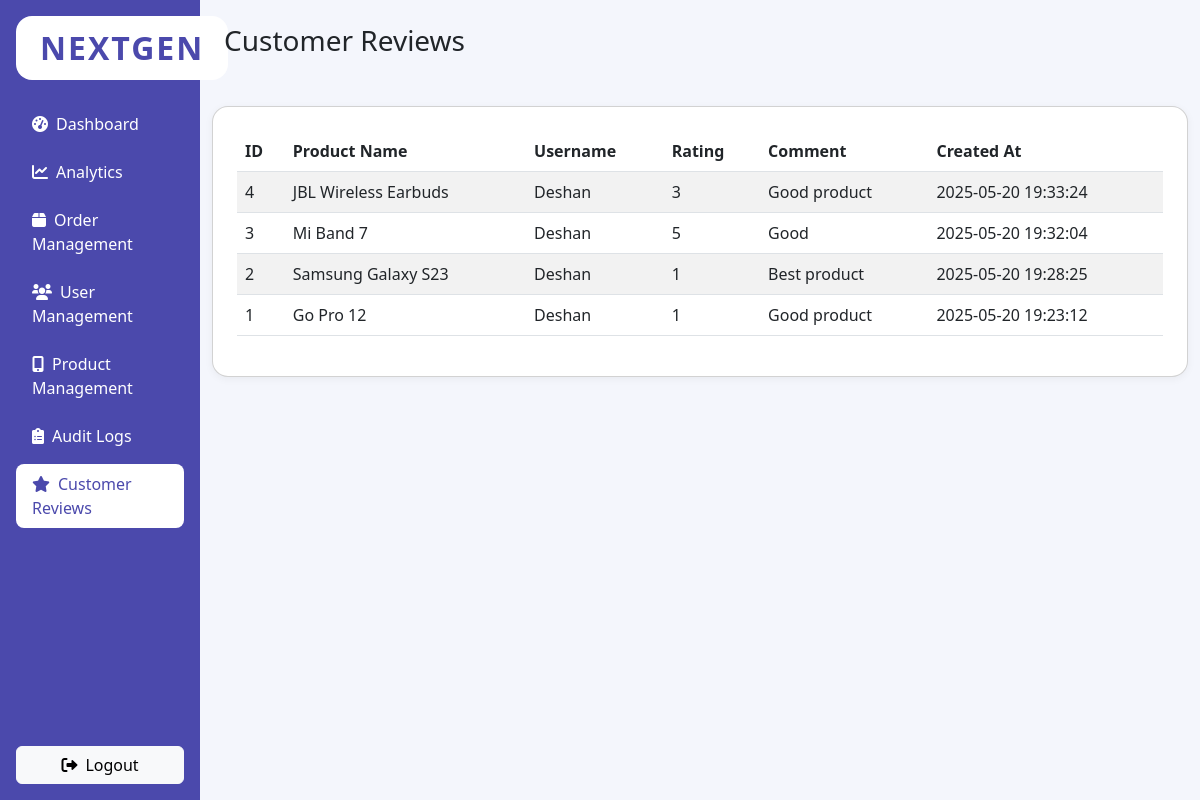
Screenshot of /admin_reviews.php (signed in) with the database file from the repository.
### tables this page shows
CREATE TABLE `reviews` (
  `id` int(11) NOT NULL,
  `product_id` int(11) NOT NULL,
  `user_id` int(11) NOT NULL,
  `rating` int(11) NOT NULL CHECK (`rating` >= 1 and `rating` <= 5),
  `comment` text DEFAULT NULL,
  `created_at` timestamp NOT NULL DEFAULT current_timestamp()
);

CREATE TABLE `products` (
  `id` int(11) NOT NULL,
  `name` varchar(200) NOT NULL,
  `brand` varchar(100) NOT NULL,
  `category_id` int(11) DEFAULT NULL,
  `description` text DEFAULT NULL,
  `price` decimal(10,2) NOT NULL,
  `image` varchar(255) DEFAULT NULL,
  `stock` int(11) NOT NULL DEFAULT 0,
  `created_at` timestamp NOT NULL DEFAULT current_timestamp(),
  `updated_at` timestamp NOT NULL DEFAULT current_timestamp() ON UPDATE current_timestamp()
);

CREATE TABLE `users` (
  `id` int(11) NOT NULL,
  `first_name` varchar(100) DEFAULT NULL,
  `last_name` varchar(100) DEFAULT NULL,
  `name` varchar(100) NOT NULL,
  `email` varchar(100) NOT NULL,
  `password` varchar(255) NOT NULL,
  `phone` varchar(20) DEFAULT NULL,
  `address` text DEFAULT NULL,
  `city` varchar(100) DEFAULT NULL,
  `profile_picture` varchar(255) DEFAULT NULL,
  `otp` varchar(10) DEFAULT NULL,
  `is_verified` tinyint(1) DEFAULT 0,
  `role` enum('admin','user') DEFAULT 'user',
  `created_at` timestamp NOT NULL DEFAULT current_timestamp(),
  `updated_at` timestamp NOT NULL DEFAULT current_timestamp() ON UPDATE current_timestamp()
);

### admin_reviews.php (the view, shortened to what this page needs)
<?php
$conn = getDBConnection();
$reviews = $conn->query("
    SELECT r.id, p.name AS product_name, u.name AS user_name, r.rating, r.comment, r.created_at
    FROM reviews r
    JOIN products p ON r.product_id = p.id
    JOIN users u ON r.user_id = u.id
    ORDER BY r.created_at DESC
")->fetchAll(PDO::FETCH_ASSOC);
?>
<!DOCTYPE html>
<html lang="en">
<head>
    <link href="https://cdn.jsdelivr.net/npm/bootstrap@5.3.0/dist/css/bootstrap.min.css" rel="stylesheet">
    <link href="https://cdnjs.cloudflare.com/ajax/libs/font-awesome/6.0.0/css/all.min.css" rel="stylesheet">
</head>
<body>
<div class="row g-0">
    <div class="col-md-2 sidebar d-flex flex-column p-3">
        <div class="mb-4 text-center">
            <span class="sidebar-logo">NEXTGEN</span>
        </div>
        <nav class="nav flex-column mb-auto">
            <a href="admin.php" class="nav-link<?= basename($_SERVER['PHP_SELF']) == 'admin.php' ? ' active' : '' ?>"><i class="fas fa-tachometer-alt me-2"></i>Dashboard</a>
            <a href="admin_analytics.php" class="nav-link<?= basename($_SERVER['PHP_SELF']) == 'admin_analytics.php' ? ' active' : '' ?>"><i class="fas fa-chart-line me-2"></i>Analytics</a>
            <a href="admin_orders.php" class="nav-link<?= basename($_SERVER['PHP_SELF']) == 'admin_orders.php' ? ' active' : '' ?>"><i class="fas fa-box me-2"></i>Order Management</a>
            <a href="admin_users.php" class="nav-link<?= basename($_SERVER['PHP_SELF']) == 'admin_users.php' ? ' active' : '' ?>"><i class="fas fa-users me-2"></i>User Management</a>
            <a href="admin_products.php" class="nav-link<?= basename($_SERVER['PHP_SELF']) == 'admin_products.php' ? ' active' : '' ?>"><i class="fas fa-mobile-alt me-2"></i>Product Management</a>
            <a href="admin_audit_logs.php" class="nav-link<?= basename($_SERVER['PHP_SELF']) == 'admin_audit_logs.php' ? ' active' : '' ?>"><i class="fas fa-clipboard-list me-2"></i>Audit Logs</a>
            <a href="admin_reviews.php" class="nav-link<?= basename($_SERVER['PHP_SELF']) == 'admin_reviews.php' ? ' active' : '' ?>"><i class="fas fa-star me-2"></i>Customer Reviews</a>
        </nav>
        <div class="mt-auto text-center">
            <a href="logout.php" class="btn btn-light w-100 mt-4"><i class="fas fa-sign-out-alt me-2"></i>Logout</a>
        </div>
    </div>
    <div class="col-md-10">
        <div class="dashboard-header d-flex justify-content-between align-items-center p-4 mb-4">
            <h1 class="h3 mb-0">Customer Reviews</h1>
        </div>
        <div class="container-fluid">
            <div class="card p-4">
                <div class="table-responsive">
                    <table class="table table-striped">
                        <thead>
                            <tr>
                                <th>ID</th>
                                <th>Product Name</th>
                                <th>Username</th>
                                <th>Rating</th>
                                <th>Comment</th>
                                <th>Created At</th>
                            </tr>
                        </thead>
                        <tbody>
                        <?php foreach ($reviews as $review): ?>
                            <tr>
                                <td><?= $review['id'] ?></td>
                                <td><?= htmlspecialchars($review['product_name']) ?></td>
                                <td><?= htmlspecialchars($review['user_name']) ?></td>
                                <td><?= $review['rating'] ?></td>
                                <td><?= htmlspecialchars($review['comment']) ?></td>
                                <td><?= $review['created_at'] ?></td>
                            </tr>
                        <?php endforeach; ?>
                        </tbody>
                    </table>
                </div>
            </div>
        </div>
    </div>
</div>
</body>
</html>

### admin_reviews.php (style rules this page uses)
body { background: #F4F6FC; }
.card { border-radius: 1rem; box-shadow: 0 2px 8px rgba(0,0,0,0.05); }
.sidebar { min-height: 100vh; background: #4B49AC; color: #fff; }
.sidebar .nav-link { color: #fff; font-weight: 500; border-radius: 8px; margin-bottom: 0.5rem; }
.sidebar .nav-link.active, .sidebar .nav-link:hover { background: #fff; color: #4B49AC; }
.sidebar-logo { font-size:2rem; font-weight:700; letter-spacing:2px; color: #4B49AC; background: #fff; padding:0.5rem 1.5rem; border-radius:1rem; display:inline-block; }

### rows the page displays
reviews: id "4", product.name "JBL Wireless Earbuds", user.name "Deshan", rating "3", comment "Good product", created_at "2025-05-20 19:33:24"
reviews: id "3", product.name "Mi Band 7", user.name "Deshan", rating "5", comment "Good", created_at "2025-05-20 19:32:04"
reviews: id "2", product.name "Samsung Galaxy S23", user.name "Deshan", rating "1", comment "Best product", created_at "2025-05-20 19:28:25"
reviews: id "1", product.name "Go Pro 12", user.name "Deshan", rating "1", comment "Good product", created_at "2025-05-20 19:23:12"
